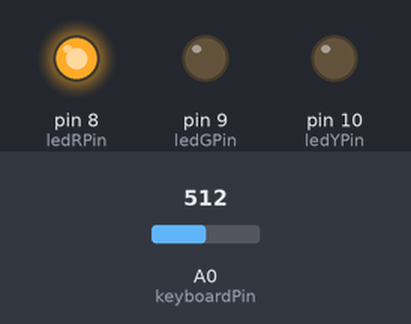
Recording of a sketch running on a simulated Arduino Uno, built with avr-gcc and run on an emulated ATmega328P. Parts: output pins drawn as LEDs (lit = HIGH). The inputs (shaded band) are chosen by the test bench; at power-on: A0 (keyboardPin) = 512. What the sketch prints to the serial monitor is not drawn.

Above: at 0.2 s.
Timing chart, 0 to 1.7 s (numbered marks = the images above):
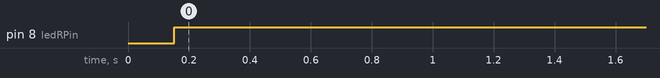

The sketch:

arduino.ino
```cpp
/*
 * @Date: 2019-12-05 12:55:14
 * @LastEditTime: 2019-12-09 17:03:44
 * @LastEditors: Li Xiang
 * @Description:
 * @FilePath: /agv_edu_final/src/arduino_io/arduino/arduino.ino
 */

#include <string.h>
#include <Servo.h>    // 声明调用Servo.h库


//ros::NodeHandle  nh;/

int keyboardPin = A0;    // select the input pin for the potentiometer
int ledRPin = 8;      // select the pin for the LED
int ledGPin = 9;      // select the pin for the LED
int ledYPin = 10;      // select the pin for the LED
int sensorValue = 0;  // variable to store the value coming from the sensor

int agv_state = 0;
int goal = 0;
String inString = "0";
String stringDwonToUp = "STATEDTU";
String stringUpToDwon = "STATEUTD";
String stringSucked = "GOAL";
String stringOver = "OVER";
String outString = stringDwonToUp + inString + stringDwonToUp;

//true 1
//false 0
int sucked = 0;
bool serialflag = false;

int adc_key_val[5] = {50, 200, 400, 600, 800};
int NUM_KEYS = 5;
int adc_key_in;
int key = -1;
int oldkey = -1;

int get_key(unsigned int input) {
  int k;
  for (k = 0; k < NUM_KEYS; k++) {
    if (input < adc_key_val[k]) {
      if(k==4){
        k=-1;
      }
      return k+1;
    }
  }
  if (k >= NUM_KEYS)k = -1;  // No valid key pressed
  return k;
}

void set_led(int state) {
  switch (state) {
    case 0:
      set_rgy(true, false, false);
      break;
    case 1:
      set_rgy(false, true, false);
      break;
    case 2:
      set_rgy(false, false, true);
      break;
    default:
      set_rgy(true, false, false);
      break;
  }
}

void set_rgy(bool r, bool g, bool y) {
  if (r) {
    digitalWrite(ledRPin, HIGH);
  } else {
    digitalWrite(ledRPin, LOW);
  }
  if (g) {
    digitalWrite(ledGPin, HIGH);
  } else {
    digitalWrite(ledGPin, LOW);
  }
  if (y) {
    digitalWrite(ledYPin, HIGH);
  } else {
    digitalWrite(ledYPin, LOW);
  }

}

void setup() {
  pinMode(ledRPin, OUTPUT);
  pinMode(ledGPin, OUTPUT);
  pinMode(ledYPin, OUTPUT);
  analogReference(INTERNAL); //调用板载1.1V基准源
  Serial.begin(9600);
}

void loop() {
  sensorValue = analogRead(keyboardPin);
  key = get_key(sensorValue);  // convert into key press
  if (key != oldkey)   // if keypress is detected
  {
    delay(50);  // wait for debounce time
    adc_key_in = analogRead(keyboardPin);    // read the value from the sensor
    key = get_key(adc_key_in);    // convert into key press
    if (key != oldkey) {
      oldkey = key;
      if (key >= 0) {
        goal = key;
      }
    }
  }

  if (serialflag) {
    char inChar = '\n';
    while (Serial.available() > 0) {
      inChar = Serial.read();

      // convert the incoming byte to a char
      // and add it to the string:
      inString += (char) inChar;
    }
    sscanf(inString.c_str(), "%*s\nSTATEUTD%dSTATEUTD", &agv_state);
    set_led(agv_state);
  }
  serialflag = !serialflag;

  outString = "";
  outString += stringDwonToUp;
  char temp_str[20];
  //outString += itoa((int)myservo.read() * 10 * 1.0, temp_str, 10);
  outString += itoa((int) agv_state, temp_str, 10);
  //outString += stringDwonToUp;
  outString += stringSucked;
  outString += itoa((int) goal, temp_str, 10);
  outString += stringOver;
  inString = "";


  Serial.println(outString);
  delay(100);
}
```

Measured:
- by itself, pin 8 (ledRPin): LOW → HIGH at 0.15 s
